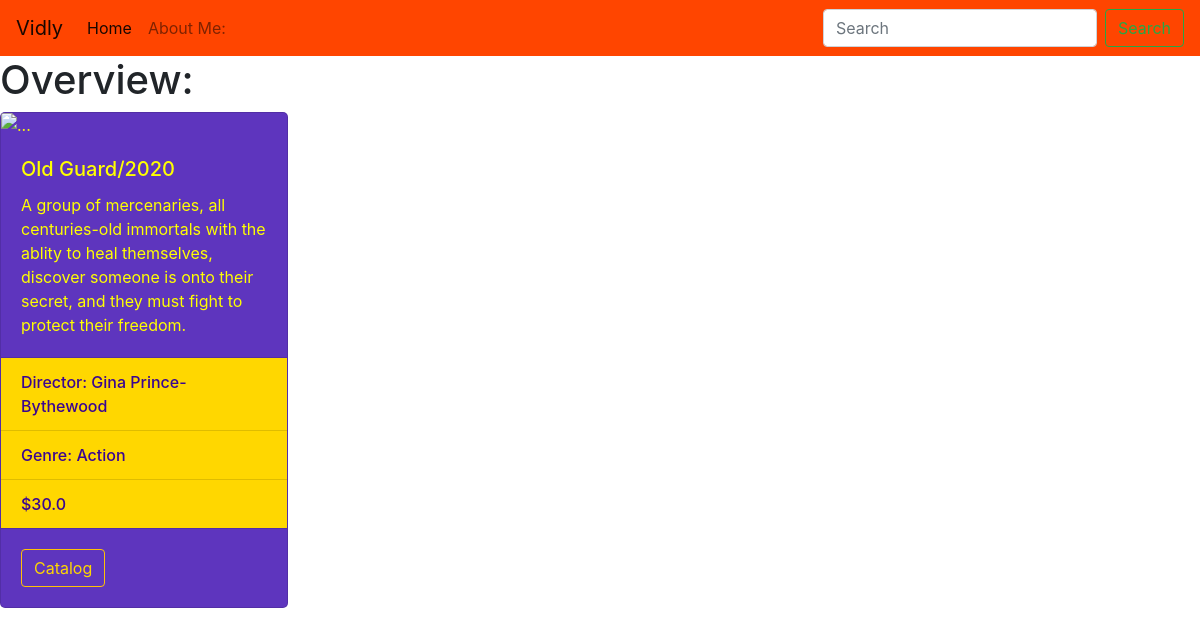
The page /details/2 on the database its author committed.
### rental/models.py (models this page shows, shortened)
class Movie(models.Model):
    title = models.CharField(max_length=255)
    director = models.CharField(max_length=255)
    release_year = models.IntegerField()
    price = models.FloatField()
    image_url = models.TextField()
    description = models.TextField()
    date_created = models.DateTimeField(default=timezone.now)
    genre = models.ForeignKey(Genre, on_delete=models.CASCADE)

class Genre(models.Model):
    name = models.CharField(max_length=255)
    def __str__(self):
        return self.name

### rental/views.py (the view)
# urls.py: path('details/<int:id>', views.details, name="details")
def details(request, id):
    movie = Movie.objects.get(id=id)
    return render(request, "details.html", {"title": "Movie details", "movie": movie})

### rental/templates/details.html
{% extends 'layout.html' %}
{% block styles %}
<link rel="stylesheet" href="/static/css/details.css">
{% endblock %}
 {% block content %}
 <h1>Overview:</h1>
<div class="card" style="width: 18rem;">
  <img src="{{movie.image_url}}" class="card-img-top" alt="...">
  <div class="card-body">
    <h5 class="card-title">{{movie.title}}/{{movie.release_year}}</h5>
    <p class="card-text">{{movie.description}}</p>
  </div>
  <ul class="list-group list-group-flush">
    <li class="list-group-item">Director: {{movie.director}}</li>
    <li class="list-group-item">Genre: {{movie.genre}}</li>
    <li class="list-group-item">${{movie.price}}</li>
  </ul>
  <div class="card-body">
    <a href="/catalog" class="btn btn-outline-warning" style="color:gold;">Catalog</a>
  </div>
</div>
{% endblock  %}

### rental/templates/layout.html (shortened to what this page needs)
<!DOCTYPE html>
<html lang="en">
<head>
  <link rel="stylesheet" href="https://stackpath.bootstrapcdn.com/bootstrap/4.5.2/css/bootstrap.min.css">
  {% block styles %}
  {% endblock %}
</head>
<body>
  <nav class="navbar navbar-expand-lg navbar-light" style="background-color: orangered;">
    <a class="navbar-brand" href="/">Vidly</a>
    <div class="collapse navbar-collapse" id="navbarTogglerDemo03">
      <ul class="navbar-nav mr-auto mt-2 mt-lg-0">
        <li class="nav-item active">
          <a class="nav-link" href="/">Home <span class="sr-only">(current)</span></a>
        </li>
        <li class="nav-item">
          <a class="nav-link" href="/about">About Me:</a>
        </li>
      </ul>
      <form class="form-inline my-2 my-lg-0">
        <input class="form-control mr-sm-2" type="search" placeholder="Search" aria-label="Search">
        <button class="btn btn-outline-success my-2 my-sm-0" type="submit">Search</button>
      </form>
    </div>
  </nav>
 {% block content %}
 {% endblock %}
</body>
</html>

### rental/static/css/details.css (style rules this page uses)
.card { background-color: rgba(60, 10, 177, 0.822); border-radius: 5px; color: yellow; }
.list-group-item { background-color: gold; color:rgb(58, 5, 145); font-weight: 500; }

### rows shown on the page
Movie: title "Old Guard", release_year "2020", description "A group of mercenaries, all centuries-old immortals with the ablity to heal themselves, discover someone is onto their secret, and they must fight to protect their freedom.", director "Gina Prince-Bythewood", genre "Action", price "30.0"
